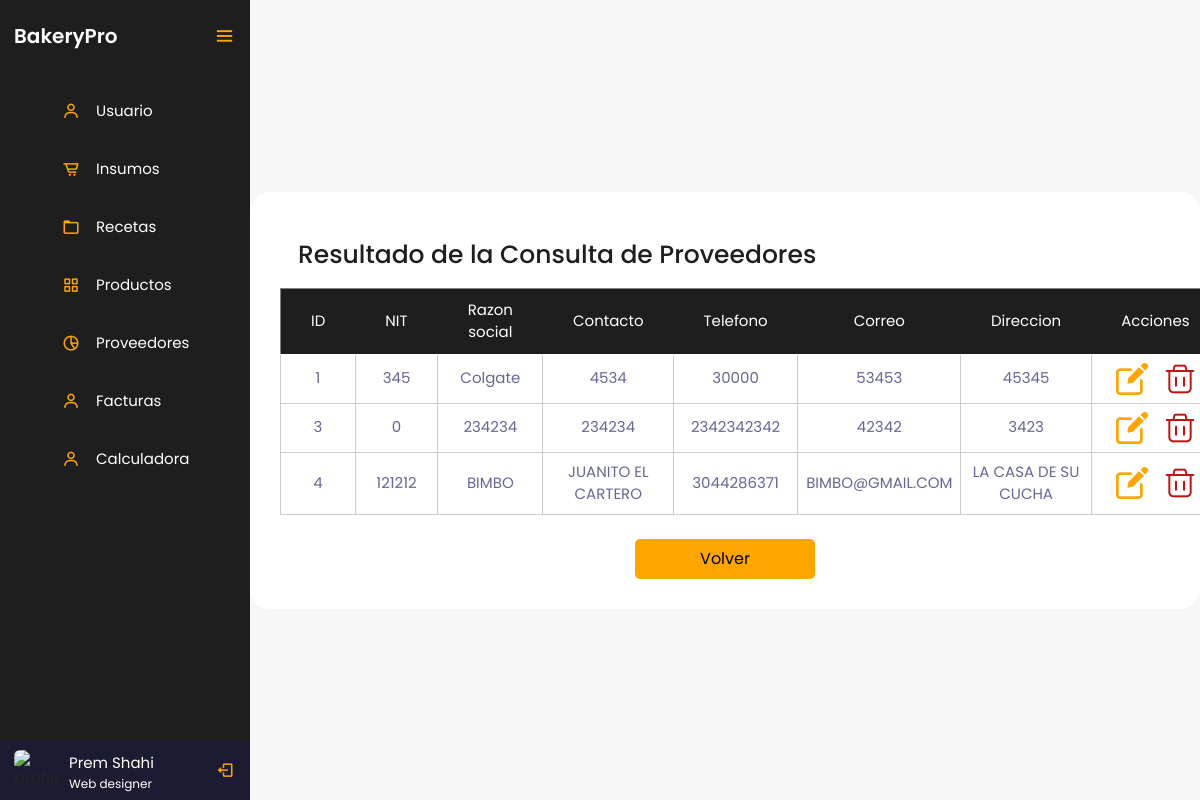
The page /controlador/Proveedores/consultar.php (signed in) on the database its author committed.
### tables this page shows
CREATE TABLE `tblproveedores` (
  `IdProveedores` int(3) NOT NULL,
  `NIT` decimal(15,0) NOT NULL,
  `RazonSocial` varchar(20) NOT NULL,
  `Contacto` varchar(40) NOT NULL,
  `Telefono` decimal(10,0) NOT NULL,
  `Correo` varchar(20) NOT NULL,
  `Direccion` varchar(40) NOT NULL
);

### controlador/Proveedores/consultar.php (the view, shortened to what this page needs)
<!DOCTYPE html>
<html lang="en">
<head>
    <link href="https://cdn.jsdelivr.net/npm/bootstrap@5.3.3/dist/css/bootstrap.min.css" rel="stylesheet">
    <link href='https://unpkg.com/boxicons@2.0.7/css/boxicons.min.css' rel='stylesheet'>
    <link rel="stylesheet" href="../../vista/style/styles.css">
</head>
<body>
    <div class="sidebar open">
            <div class="logo-details">
                <a href="../../dashboard.php" class="logo_link">
                    <span class="logo_name">BakeryPro</span>
                </a>
                <i class='bx bx-menu' id="btn" ></i>
            </div>
            <ul class="nav-list">
                <li>
                    <a href="../../vista/html/usuarios.php">
                        <i class='bx bx-user' ></i>
                        <span class="links_name">Usuario</span>
                    </a>
                </li>
                <li>
                    <a href="../../vista/html/insumos.php">
                        <i class='bx bx-cart-alt' ></i>
                        <span class="links_name">Insumos</span>
                    </a>
                </li>
                <li>
                    <a href="../../vista/html/recetas.php">
                        <i class='bx bx-folder' ></i>
                        <span class="links_name">Recetas</span>
                    </a>
                </li>
                <li>
                    <a href="../../vista/html/productos.php">
                        <i class='bx bx-grid-alt'></i>
                        <span class="links_name">Productos</span>
                    </a>
                </li>
                <li>
                    <a href="../../vista/html/proveedores.php">
                        <i class='bx bx-pie-chart-alt-2' ></i>
                        <span class="links_name">Proveedores</span>
                    </a>
                </li>
                <li>
                    <a href="../../vista/html/facturas.php">
                        <i class='bx bx-user' ></i>
                        <span class="links_name">Facturas</span>
                    </a>
                </li>
                <li>
                    <a href="./calculadora.php">
                        <i class='bx bx-user' ></i>
                        <span class="links_name">Calculadora</span>
                    </a>
                </li>
                <li class="profile">
                    <div class="profile-details">
                        <img src="profile.jpg" alt="profileImg">
                        <div class="name_job">
                            <div class="name">Prem Shahi</div>
                            <div class="job">Web designer</div>
                        </div>
                    </div>
                    <i class='bx bx-log-out' id="log_out" ></i>
                </li>
            </ul>
    </div>
    <section class="home-section">
        <div class="container">
        <h2 class="titleContainer">Resultado de la Consulta de Proveedores</h2>
        <?php
        include '../../modelo/conexion.php';
        $sql = "SELECT * FROM tblproveedores";
        $resultado = $conexion->query($sql);
        ?>
        <?php if ($resultado->num_rows > 0) { ?>
            <table border="1">
                <tr>
                    <th>ID</th>
                    <th>NIT</th>
                    <th>Razon social</th>
                    <th>Contacto</th>
                    <th>Telefono</th>
                    <th>Correo</th>
                    <th>Direccion</th>
                    <th>Acciones</th>
                </tr>
                <?php while ($fila = $resultado->fetch_assoc()) { ?>
                    <tr>
                        <td><?php echo $fila['IdProveedores']; ?></td>
                        <td><?php echo $fila["NIT"]; ?></td>
                        <td><?php echo $fila["RazonSocial"]; ?></td>
                        <td><?php echo $fila["Contacto"]; ?></td>
                        <td><?php echo $fila["Telefono"]; ?></td>
                        <td><?php echo $fila["Correo"]; ?></td>
                        <td><?php echo $fila["Direccion"]; ?></td>
                        <td>
                            <a href='editar.php?IdProveedores=<?php echo $fila['IdProveedores']; ?>'><img src="../../vista/img/editar.png" alt="editar"></a>
                            <a href="#" class="btn3 btn-sm " data-bs-toggle="modal" data-bs-target="#ModalEliminarProveedor" data-bs-id="<?php echo $fila['IdProveedores']; ?>"><img src="../../vista/img/eliminar.png" alt="eliminar"></a>
                        </td>
                    </tr>
                <?php } ?>
            </table>
        <?php } else { ?>
            <p>No se encontraron resultados para el ID proporcionado.</p>
        <?php } ?>
        <br>
            <a href="../../vista/html/proveedores.php" class="volverConsultar">Volver</a>
        </div>
    </section>
</body>
</html>

### vista/style/styles.css (style rules this page uses)
:root { --orange: #d4894c; --white_trasnparent: #232830; --very-light-pink: #C7C7C7; --text-input-field: #F7F7F7; --hospital-green: #bd1515; --sm: 14px; --md: 16px; --lg: 18px; --yellow: #ffa500; --black: #201e1c; --white: #ffffff; --official-black:#1e1e1e; --official-red:#ffa500; --background-white:#f7f7f7; --card-white:#ffffff; }
* { margin: 0; padding: 0; box-sizing: border-box; font-family: "Poppins" , sans-serif; }
.sidebar { position: fixed; left: 0; top: 0; height: 100%; width: 78px; background: var(--official-black); padding: 6px 14px; z-index: 99; transition: all 0.5s ease; }
.sidebar.open { width: 250px; }
.sidebar .logo-details { height: 60px; display: flex; align-items: center; position: relative; }
.sidebar .logo-details .logo_name { color: #fff; font-size: 20px; font-weight: 600; opacity: 0; transition: all 0.5s ease; }
.sidebar.open .logo-details .icon, .sidebar.open .logo-details .logo_name { opacity: 1; }
.sidebar .logo-details #btn { position: absolute; top: 50%; right: 0; transform: translateY(-50%); font-size: 22px; transition: all 0.4s ease; font-size: 23px; text-align: center; cursor: pointer; transition: all 0.5s ease; }
.sidebar.open .logo-details #btn { text-align: right; }
.sidebar i { color: var(--official-red); height: 60px; min-width: 50px; font-size: 28px; text-align: center; line-height: 60px; }
.sidebar .nav-list { margin-top: 20px; height: 100%; }
.sidebar li { position: relative; margin: 8px 0; list-style: none; }
.sidebar li a { display: flex; height: 100%; width: 100%; border-radius: 12px; align-items: center; text-decoration: none; transition: all 0.4s ease; }
.sidebar li a .links_name { color: #fff; font-size: 15px; font-weight: 400; white-space: nowrap; opacity: 0; pointer-events: none; transition: 0.4s; }
.sidebar.open li a .links_name { opacity: 1; pointer-events: auto; }
.sidebar li i { height: 50px; line-height: 50px; font-size: 18px; border-radius: 12px; }
.sidebar li.profile { position: fixed; height: 60px; width: 78px; left: 0; bottom: -8px; padding: 10px 14px; background: #1d1b31; transition: all 0.5s ease; overflow: hidden; }
.sidebar.open li.profile { width: 250px; }
.sidebar li .profile-details { display: flex; align-items: center; flex-wrap: nowrap; }
.sidebar li img { height: 45px; width: 45px; object-fit: cover; border-radius: 6px; margin-right: 10px; }
.sidebar li.profile .name, .sidebar li.profile .job { font-size: 15px; font-weight: 400; color: #fff; white-space: nowrap; }
.sidebar li.profile .job { font-size: 12px; }
.sidebar .profile #log_out { position: absolute; top: 50%; right: 0; transform: translateY(-50%); background: #1d1b31; width: 100%; height: 60px; line-height: 60px; border-radius: 0px; transition: all 0.5s ease; }
.sidebar.open .profile #log_out { width: 50px; background: none; }
.logo_link { text-decoration: none; }
.home-section { position: relative; background: var(--background-white); min-height: 100vh; display: flex; top: 0; left: 78px; width: calc(100% - 78px); transition: all 0.5s ease; z-index: 2; justify-content: center; align-items: center; }
.sidebar.open ~ .home-section { left: 250px; width: calc(100% - 250px); }
.titleContainer { color: var(--official-black); font-size: 25px; font-weight: 500; margin: 18px }
.volverConsultar { height: 40px; width: 180px; display: flex; justify-content: center; background: var(--yellow); border-radius: 5px; align-items: center; margin: auto; }
.container { height: auto; background: var(--card-white); padding: 30px; border-radius: 20px; }
.btn3 { height: 40px; border: none; border-radius: 5px; transition: 1s; cursor: pointer; margin: 0 auto; }
table { font-size: 15px; width: 100%; text-align: center; border-collapse: collapse; }
th { font-size: 15px; font-weight: normal; padding: 8px; background: var(--official-black); border-bottom: 1px solid #fff; color: #fff; padding: 10px 30px; }
td { padding: 8px; background: #ffffff7d; border: 1px solid #cdcdcd; color: #669; border-top: 1px solid transparent; }
a { text-decoration: none; color: black; }
tbody tr td img { margin: 0 6px; }

### rows shown on the page
tblproveedores: IdProveedores "1", NIT "345", RazonSocial "Colgate", Contacto "4534", Telefono "30000", Correo "53453", Direccion "45345"
tblproveedores: IdProveedores "3", NIT "0", RazonSocial "234234", Contacto "234234", Telefono "2342342342", Correo "42342", Direccion "3423"
tblproveedores: IdProveedores "4", NIT "121212", RazonSocial "BIMBO", Contacto "JUANITO EL CARTERO", Telefono "3044286371", Correo "BIMBO@GMAIL.COM", Direccion "LA CASA DE SU CUCHA"
